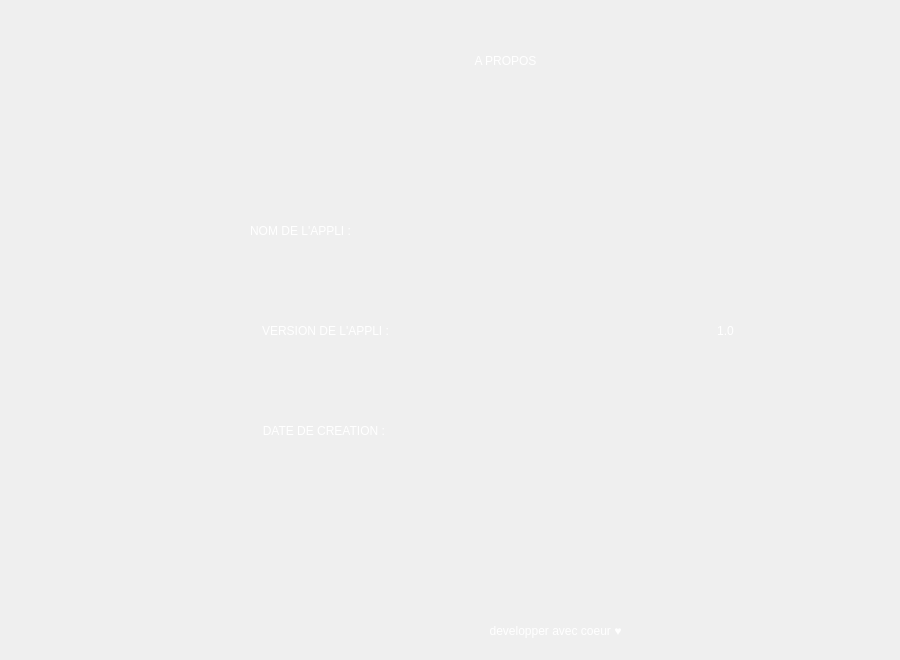
    <widget class="QWidget" name="page_8">
     <widget class="QLabel" name="label_37">
      <property name="geometry">
       <rect>
        <x>420</x>
        <y>40</y>
        <width>171</width>
        <height>41</height>
       </rect>
      </property>
      <property name="styleSheet">
       <string notr="true">color: rgb(255, 255, 255);

font: 75 16pt &quot;Palatino Linotype&quot;;</string>
      </property>
      <property name="text">
       <string>A PROPOS</string>
      </property>
      <property name="alignment">
       <set>Qt::AlignCenter</set>
      </property>
     </widget>
     <widget class="QLabel" name="label_44">
      <property name="geometry">
       <rect>
        <x>120</x>
        <y>210</y>
        <width>361</width>
        <height>41</height>
       </rect>
      </property>
      <property name="styleSheet">
       <string notr="true">color: rgb(255, 255, 255);

font: 75 16pt &quot;Palatino Linotype&quot;;</string>
      </property>
      <property name="text">
       <string>NOM DE L'APPLI :</string>
      </property>
      <property name="alignment">
       <set>Qt::AlignCenter</set>
      </property>
     </widget>
     <widget class="QLabel" name="label_45">
      <property name="geometry">
       <rect>
        <x>160</x>
        <y>310</y>
        <width>331</width>
        <height>41</height>
       </rect>
      </property>
      <property name="styleSheet">
       <string notr="true">color: rgb(255, 255, 255);

font: 75 16pt &quot;Palatino Linotype&quot;;</string>
      </property>
      <property name="text">
       <string>VERSION DE L'APPLI :</string>
      </property>
      <property name="alignment">
       <set>Qt::AlignCenter</set>
      </property>
     </widget>
     <widget class="QLabel" name="label_46">
      <property name="geometry">
       <rect>
        <x>160</x>
        <y>410</y>
        <width>331</width>
        <height>41</height>
       </rect>
      </property>
      <property name="styleSheet">
       <string notr="true">color: rgb(255, 255, 255);

font: 75 16pt &quot;Palatino Linotype&quot;;</string>
      </property>
      <property name="text">
       <string>DATE DE CREATION : </string>
      </property>
      <property name="alignment">
       <set>Qt::AlignCenter</set>
      </property>
     </widget>
     <widget class="QLabel" name="label_47">
      <property name="geometry">
       <rect>
        <x>560</x>
        <y>310</y>
        <width>331</width>
        <height>41</height>
       </rect>
      </property>
      <property name="styleSheet">
       <string notr="true">color: rgb(255, 255, 255);

font: 75 16pt &quot;Palatino Linotype&quot;;</string>
      </property>
      <property name="text">
       <string>1.0</string>
      </property>
      <property name="alignment">
       <set>Qt::AlignCenter</set>
      </property>
     </widget>
     <widget class="QLabel" name="label_48">
      <property name="geometry">
       <rect>
        <x>390</x>
        <y>610</y>
        <width>331</width>
        <height>41</height>
       </rect>
      </property>
      <property name="styleSheet">
       <string notr="true">color: rgb(255, 255, 255);

font: 75 16pt &quot;Palatino Linotype&quot;;</string>
      </property>
      <property name="text">
       <string>developper avec coeur ♥</string>
      </property>
      <property name="alignment">
       <set>Qt::AlignCenter</set>
      </property>
     </widget>
    </widget>
